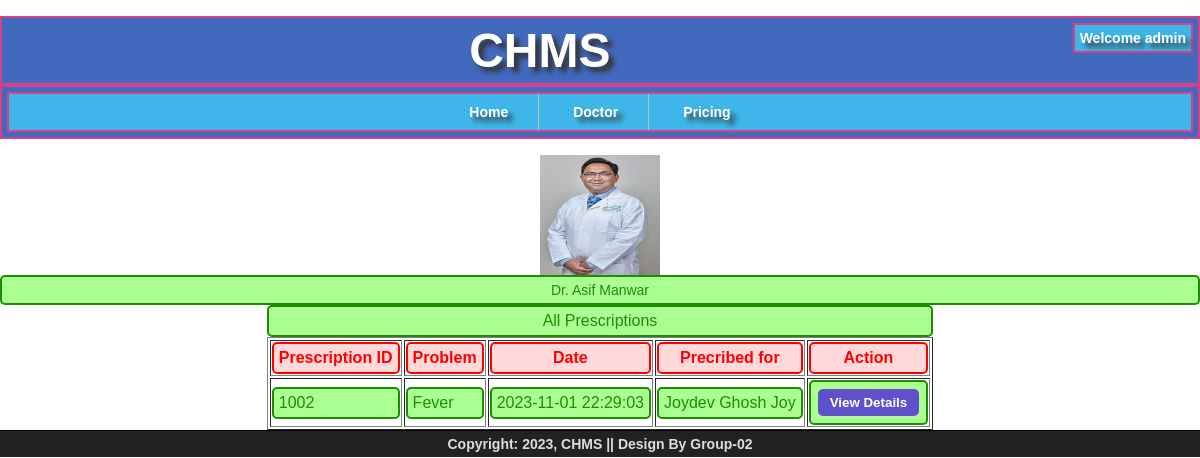
Screenshot of /CHMS/admin/doctor/prescription.php?D_ID=1003 (signed in) with the database file from the repository.
### tables this page shows
CREATE TABLE `doctor` (
  `ID` int(11) NOT NULL,
  `License_Number` int(11) NOT NULL,
  `Fname` varchar(30) NOT NULL,
  `Lname` varchar(30) DEFAULT NULL,
  `Title` varchar(30) DEFAULT NULL,
  `DOB` date NOT NULL,
  `Gender` char(10) NOT NULL,
  `Experience_From` date NOT NULL,
  `Language` varchar(100) NOT NULL,
  `Current_Position` varchar(150) NOT NULL,
  `P_Location` varchar(150) NOT NULL
);

CREATE TABLE `user_details` (
  `ID` int(11) NOT NULL,
  `User_Name` varchar(255) NOT NULL,
  `Password` char(255) NOT NULL,
  `Role` char(20) NOT NULL,
  `Phone_Number` char(15) NOT NULL,
  `Email` char(150) DEFAULT NULL,
  `Address` varchar(200) DEFAULT NULL,
  `Photo` char(50) DEFAULT NULL,
  `Status` tinyint(1) NOT NULL
);

CREATE TABLE `prescriptions` (
  `ID` int(11) NOT NULL,
  `Date` datetime NOT NULL,
  `D_ID` int(11) NOT NULL,
  `P_ID` int(11) NOT NULL,
  `Problem` varchar(200) NOT NULL,
  `Suggestions` varchar(200) DEFAULT NULL
);

CREATE TABLE `patient` (
  `ID` int(11) NOT NULL,
  `Fname` varchar(30) NOT NULL,
  `Lname` varchar(30) DEFAULT NULL,
  `DOB` date NOT NULL,
  `Gender` char(10) NOT NULL,
  `Emergency_Number` char(15) NOT NULL,
  `Blood` char(3) DEFAULT NULL,
  `Weight` decimal(5,2) DEFAULT NULL
);

### CHMS/admin/doctor/prescription.php (the view, shortened to what this page needs)
<?php
include("../../common/header-content.php");
if(isset($_GET['D_ID'])){
	$D_ID = $_GET['D_ID'];
	$sql_info = "SELECT d.Title, d.Fname, d.Lname, u.Photo
		FROM doctor d, user_details u
		WHERE d.ID = u.ID AND d.ID = $D_ID";
		$result_info = mysqli_query($conn, $sql_info);
		$found_user = mysqli_fetch_array($result_info);
		$Title = $found_user['Title'];
		$Fname = $found_user['Fname'];
        $Lname = $found_user['Lname'];
        $Photo = $found_user['Photo'];
        echo '<table align="center" border="1">';
        if($Photo == ""){
			echo '<div align="center"><img src="/chms/doctor/img/null.jpg" alt="'.$Fname.' '.$Lname.'" width="200px" height="200px"></div>';
		}
		else{
			echo '<div align="center"><img src="/chms/doctor/'.$Photo.'" alt="'.$Fname.' '.$Lname.'" width="120px" height="120px"></div>';
		}
		echo '<div id="joy_congratulation" align="center">
			'.$Title .' Dr. '. $Fname . ' '. $Lname .'</div>';
		echo '
		<caption>
			<div id="joy_congratulation">
				All Prescriptions
			</div>
		</caption>
		<tr>
			<th>
				<div id="joy_warning" align="center">
					Prescription ID
				</div>
			</th>
			<th>
				<div id="joy_warning" align="center">
					Problem
				</div>
			</th>
			<th>
				<div id="joy_warning" align="center">
					Date
				</div>
			</th>
			<th>
				<div id="joy_warning" align="center">
					Precribed for
				</div>
			</th>
			<th>
				<div id="joy_warning" align="center">
					Action
				</div>
			</th>
		</tr>';
	$sql_all_prescription = "SELECT pr.ID, pr.Problem, pr.Date, p.Fname, p.Lname
								FROM prescriptions pr, patient p
								WHERE p.ID = pr.P_ID AND pr.D_ID = $D_ID
								ORDER BY Date DESC";
	$result_all_prescription = mysqli_query($conn, $sql_all_prescription);
	if (mysqli_num_rows($result_all_prescription) > 0){
		while ($row = mysqli_fetch_assoc($result_all_prescription)){
			echo '<tr>
					<td>
						<div id="joy_congratulation">
							'.$row['ID'].'
						</div>
					</td>
					<td>
						<div id="joy_congratulation">
							'.$row['Problem'].'
						</div>
					</td>
					<td>
						<div id="joy_congratulation">
							'.$row['Date'].'
						</div>
					</td>
					<td>
						<div id="joy_congratulation">
							'.$row['Fname'].' '.$row['Lname'].'
						</div>
					</td>
					<td>
						<div id="joy_congratulation">
							<form action="/chms/admin/doctor/prescriptions-details.php" target="_blank" method="POST" style="margin: 0px; padding: 0px;">
								<input type="hidden" id="ID" name="ID" value="'.$row['ID'].'">
								<input type="submit" name="submit" value="View Details">
							</form>
						</div>
					</td>
				</tr>';
		}
	}
	echo '</table>';
}
else{
	redirect_to("/chms/admin/");
}
?>
<!DOCTYPE html>
<html>
<head>
</head>
<body>
</body>
</html>

### rows the page displays
doctor: ID.Photo (picture), Fname "Asif", Lname "Manwar"
prescriptions: ID "1002", Problem "Fever", Date "2023-11-01 22:29:03", P_ID.Fname "Joydev Ghosh", P_ID.Lname "Joy"

### other values shown
$User_Name "admin"
